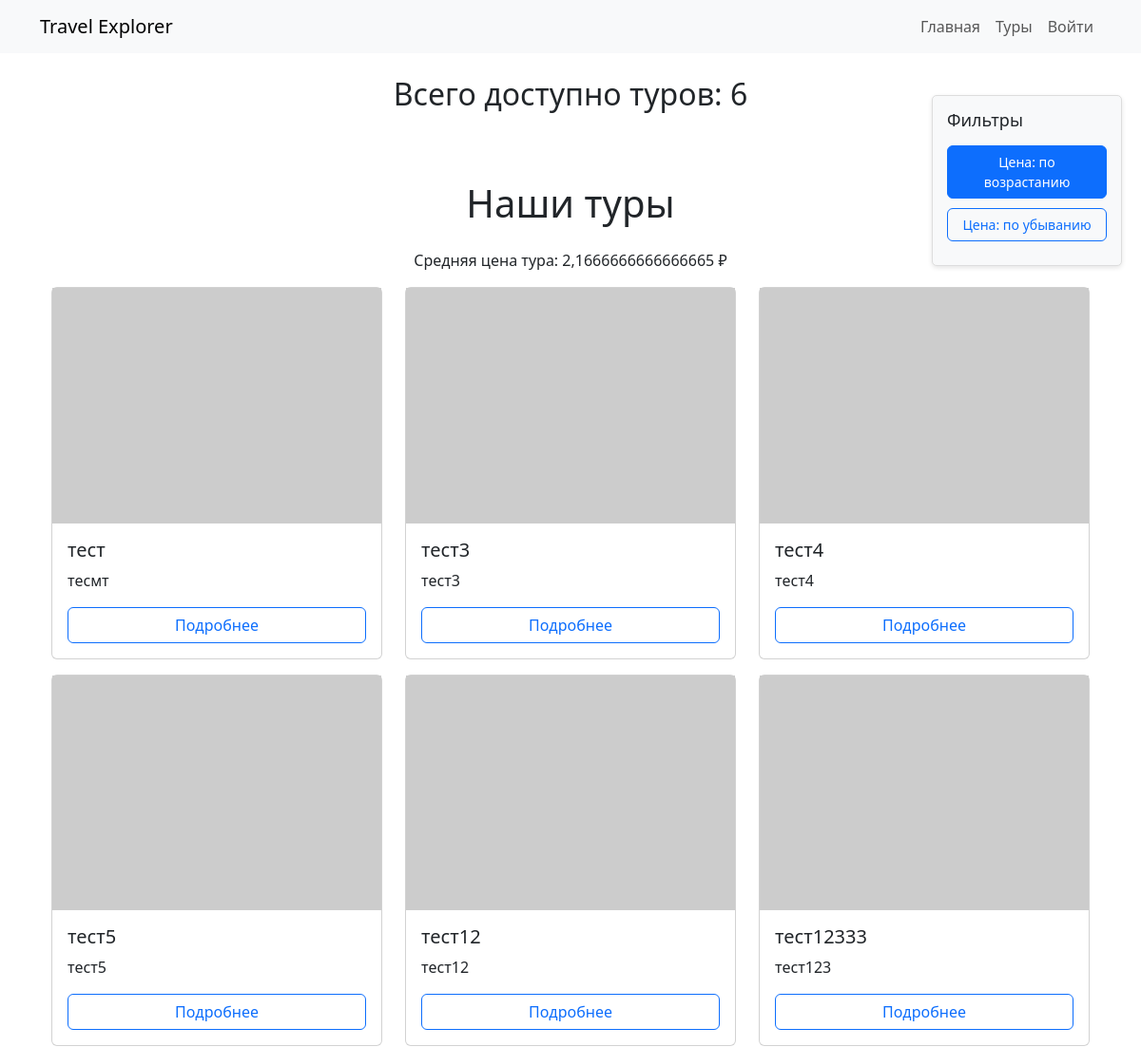
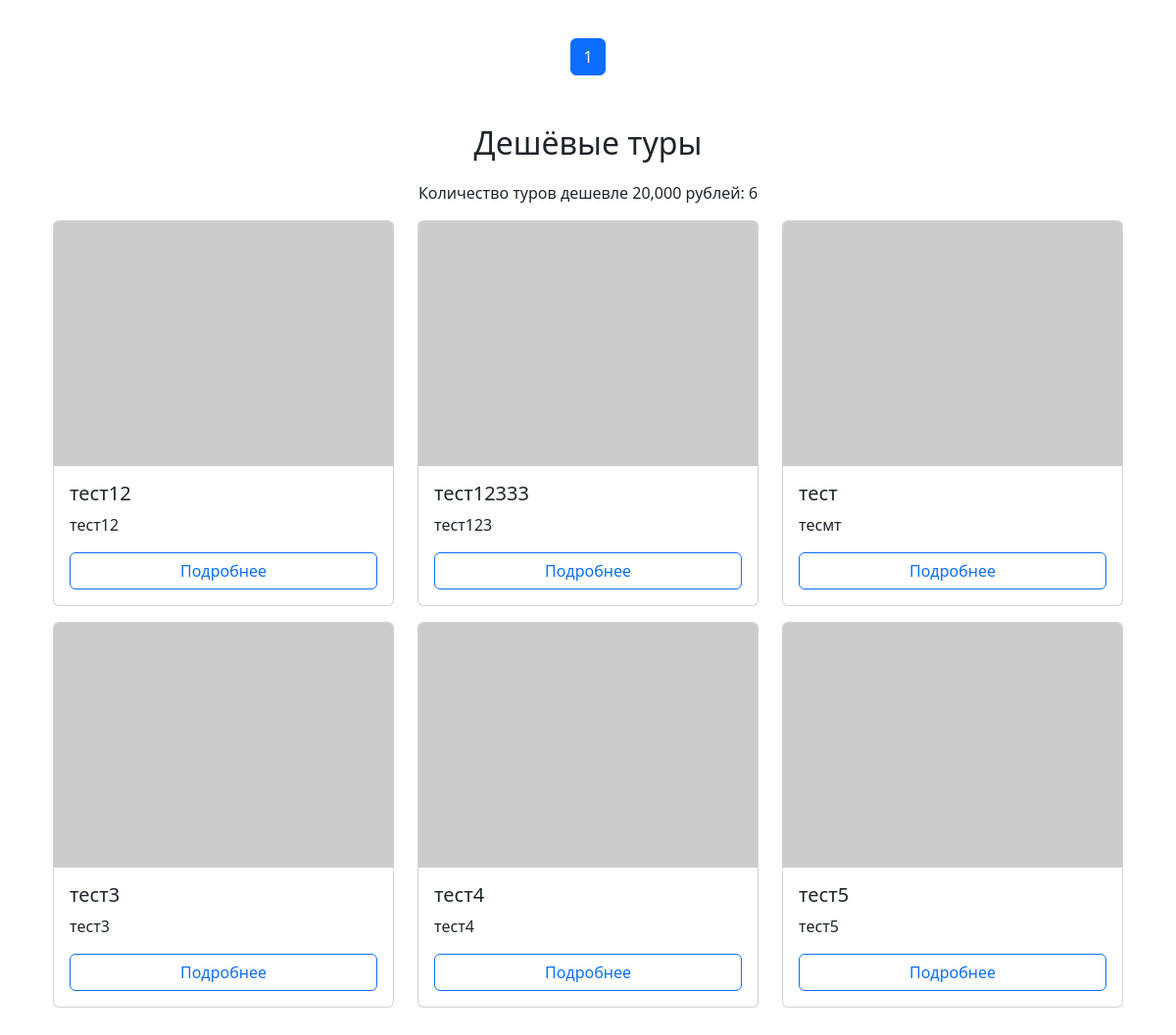
The app's page /tours/, older data (2 pictures, top to bottom).
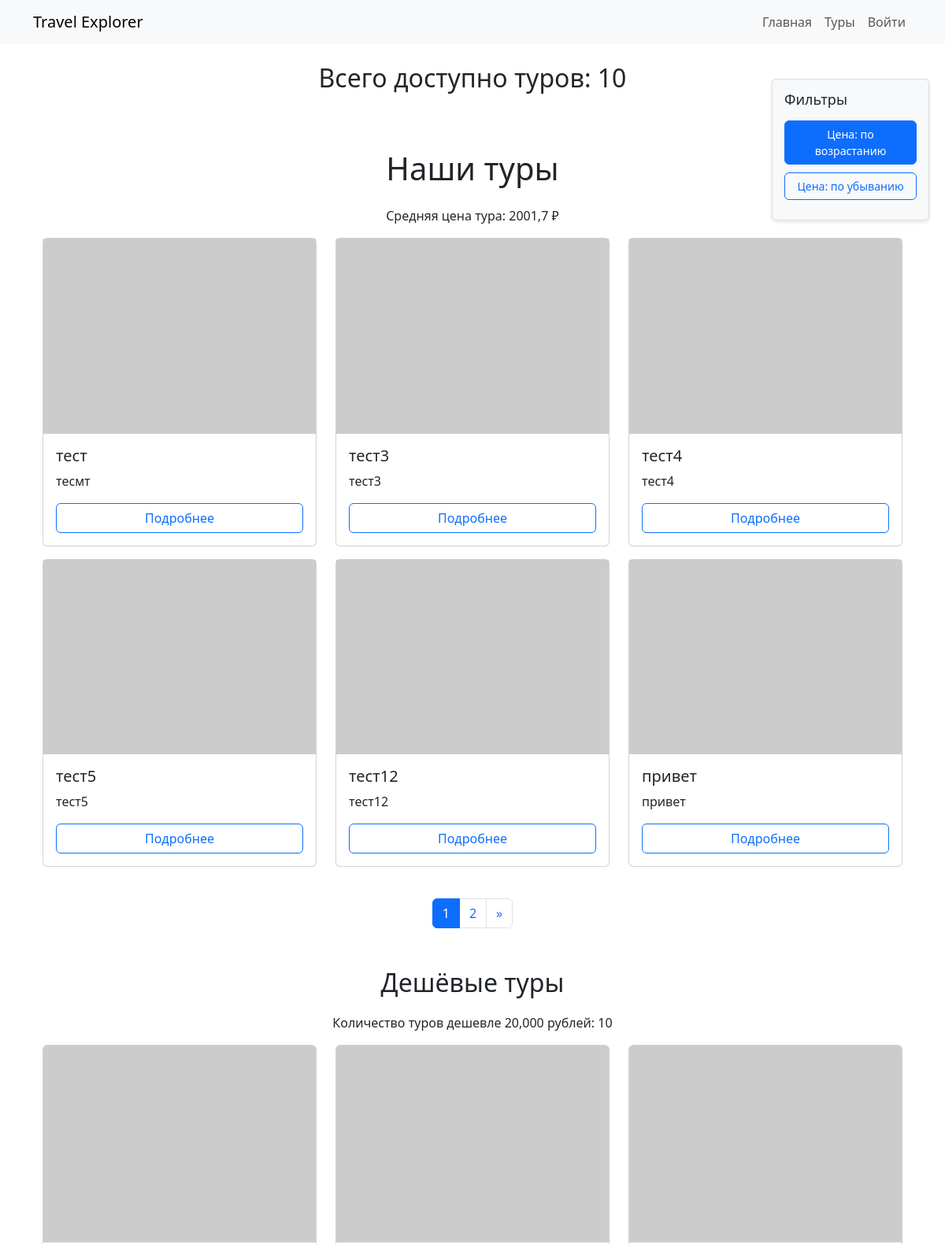
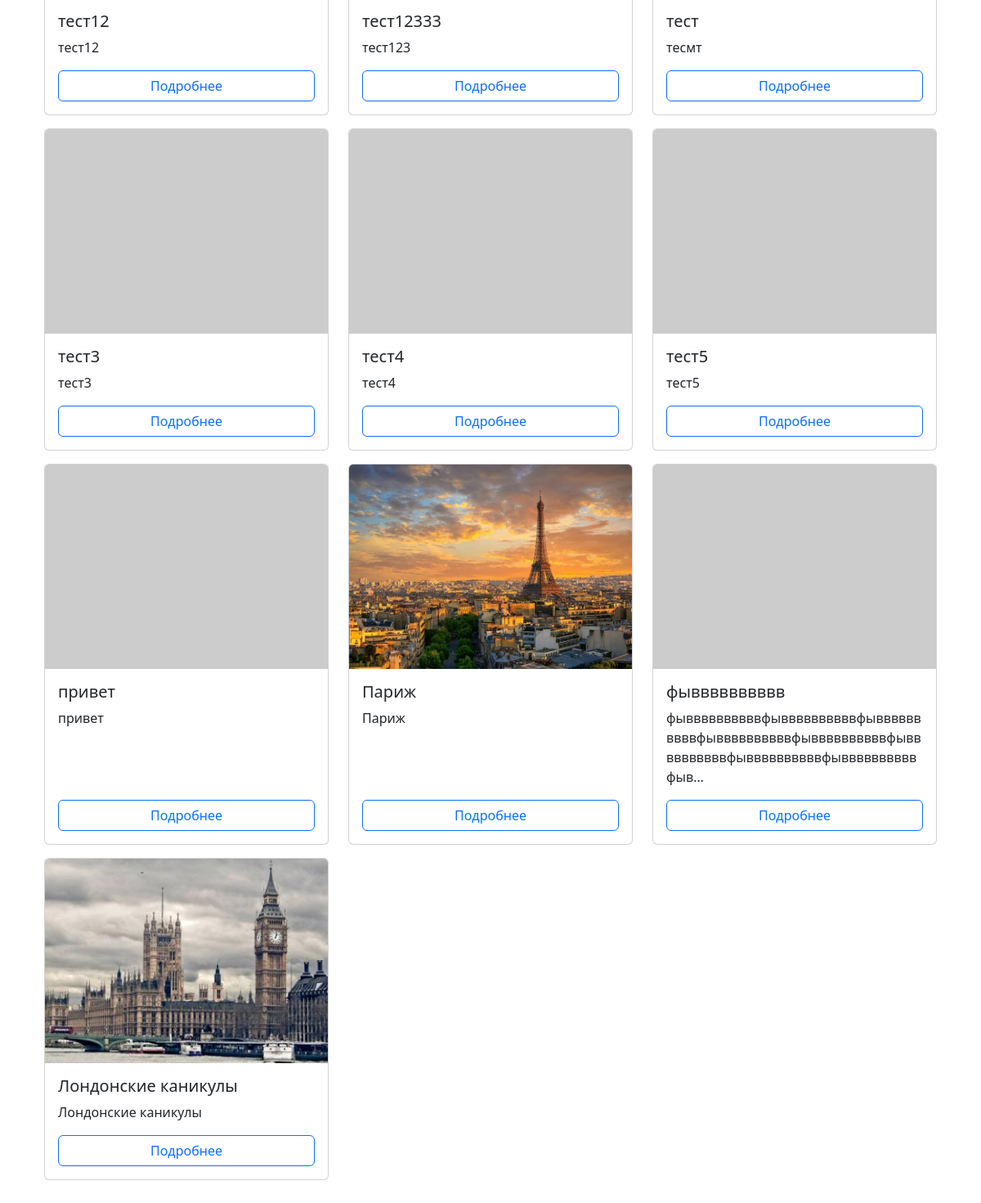
The same page, newer data (2 pictures, top to bottom).
### travel/models.py (models this page shows, shortened)
class Tour(models.Model):
    name_tour = models.CharField("Название тура", max_length=255)
    discription_tour = models.TextField("Описание тура")
    price_tour = models.IntegerField("Цена тура", validators=[validate_positive])
    departure = models.CharField("Место отправления", max_length=255)
    destination = models.CharField("Место назначения", max_length=255)
    date_departure = models.DateField("Дата отправления")
    date_return = models.DateField("Дата возвращения")
    operator_tour = models.CharField("Туроператор", max_length=255)
    places_tour = models.IntegerField("Количество мест", validators=[validate_positive])
    history = HistoricalRecords()
    is_hot = models.BooleanField(default=False)
    image = models.ImageField(upload_to='tours/', blank=True, null=True)
    objects = TourManager()
    class Meta:
        ordering = ['date_departure']
    def get_absolute_url(self):
            return reverse('tour-detail', args=[self.id])

### travel/views.py (the view)
# urls.py: path('tours/', views.tours, name='tours'),
def tours(request):
    sort_order = request.GET.get('sort', 'asc')
    if sort_order == 'desc':
        tours_list = Tour.objects.all().order_by('-price_tour')
    else:
        tours_list = Tour.objects.all().order_by('price_tour')
    paginator = Paginator(tours_list, 6)
    page = request.GET.get('page')
    try:
        tours = paginator.page(page)
    except PageNotAnInteger:
        tours = paginator.page(1)
    except EmptyPage:
        tours = paginator.page(paginator.num_pages)
    hot_tours = Tour.objects.hot_tours()
    cheap_tours = Tour.objects.cheap_tours(20000)
    average_price = Tour.objects.all().aggregate(Avg('price_tour'))['price_tour__avg']
    return render(request, 'travel/tours.html', {
        'tours': tours,
        'hot_tours': hot_tours,
        'cheap_tours': cheap_tours,
        'sort_order': sort_order,
        'average_price': average_price,
    })

### travel/models.py (called while the page is built)
    def hot_tours(self):
        return self.filter(is_hot=True)

    def cheap_tours(self, max_price):
        return self.filter(price_tour__lte=max_price)

### travel/templatetags/custom_tags.py (called while the page is built)
@register.simple_tag
def total_tours():
    return Tour.objects.count()

@register.simple_tag
def count_cheap_tours(max_price):
    return Tour.objects.filter(price_tour__lt=max_price).count()

### travel/templates/travel/tours.html (shortened to what this page needs)
{% extends 'travel/base.html' %}
{% block content %}
<div class="filters-container">
    <div class="filters">
        <h4>Фильтры</h4>
        <a href="?sort=asc" class="btn w-100 {% if sort_order == 'asc' %}btn-primary{% else %}btn-outline-primary{% endif %}">
            Цена: по возрастанию
        </a>
        <a href="?sort=desc" class="btn w-100 {% if sort_order == 'desc' %}btn-primary{% else %}btn-outline-primary{% endif %}">
            Цена: по убыванию
        </a>
    </div>
</div>
{% load custom_tags %}
<h2 class="text-center mb-4">Всего доступно туров: {% total_tours %}</h2>
<div class="container py-5">
    <h1 class="text-center mb-4">Наши туры</h1>
    <p class="text-center">Средняя цена тура: {{ average_price|default:"не указана" }} ₽</p>
    <div class="row">
        {% for tour in tours %}
        <div class="col-md-4 mb-3">
            <div class="card h-100">
                {% if tour.image %}
                <img src="{{ tour.image.url }}" class="card-img-top" alt="{{ tour.name_tour }}">
                {% else %}
                <img src="https://via.placeholder.com/350x250" alt="Изображение недоступно" class="img-fluid">
                {% endif %}
                <div class="card-body">
                    <h5 class="card-title">{{ tour.name_tour }}</h5>
                    <p class="card-text">{{ tour.discription_tour|truncatechars:100 }}</p>
                    <a href="{{ tour.get_absolute_url }}" class="btn btn-outline-primary">Подробнее</a>
                </div>
            </div>
        </div>
        {% endfor %}
    </div>
    <nav class="mt-4">
        <ul class="pagination justify-content-center">
            {% for num in tours.paginator.page_range %}
            <li class="page-item {% if num == tours.number %}active{% endif %}">
                <a class="page-link" href="?page={{ num }}{% if sort_order %}&sort={{ sort_order }}{% endif %}">{{ num }}</a>
            </li>
            {% endfor %}
            {% if tours.has_next %}
            <li class="page-item">
                <a class="page-link" href="?page={{ tours.next_page_number }}{% if sort_order %}&sort={{ sort_order }}{% endif %}" aria-label="Next">
                    <span aria-hidden="true">&raquo;</span>
                </a>
            </li>
            {% endif %}
        </ul>
    </nav>
    <h2 class="text-center section-title">Дешёвые туры</h2>
    <p class="text-center">
        Количество туров дешевле 20,000 рублей: {% count_cheap_tours 20000 %}
    </p>
    {% if cheap_tours %}
    <div class="row">
        {% for tour in cheap_tours %}
        <div class="col-md-4 mb-3">
            <div class="card h-100">
                {% if tour.image %}
                <img src="{{ tour.image.url }}" class="card-img-top" alt="{{ tour.name_tour }}">
                {% else %}
                <img src="https://via.placeholder.com/350x200" class="card-img-top" alt="Нет изображения">
                {% endif %}
                <div class="card-body">
                    <h5 class="card-title">{{ tour.name_tour }}</h5>
                    <p class="card-text">{{ tour.discription_tour|truncatechars:100 }}</p>
                    <a href="{% url 'tour-detail' tour.id %}" class="btn btn-outline-primary mt-auto">Подробнее</a>
                </div>
            </div>
        </div>
        {% endfor %}
    </div>
    {% else %}
    <p class="text-center">Нет дешёвых туров.</p>
    {% endif %}
</div>
{% endblock %}

### travel/templates/travel/base.html (shortened to what this page needs)
<!DOCTYPE html>
<html lang="en">
<head>
    <link href="https://cdn.jsdelivr.net/npm/bootstrap@5.3.0-alpha1/dist/css/bootstrap.min.css" rel="stylesheet">
</head>
<body>
    <nav class="navbar navbar-expand-lg navbar-light bg-light">
        <div class="container">
            <a class="navbar-brand" href="/">Travel Explorer</a>
            <div class="collapse navbar-collapse" id="navbarNav">
                <ul class="navbar-nav ms-auto">
                    <li class="nav-item"><a class="nav-link" href="/">Главная</a></li>
                    <li class="nav-item"><a class="nav-link" href="/tours/">Туры</a></li>
                    {% if request.user.is_authenticated %}
                    <li class="nav-item"><a class="nav-link" href="{% url 'profile' %}">Личный кабинет</a></li>
                    <li class="nav-item"><a class="nav-link" href="{% url 'logout' %}">Выйти</a></li>
                    {% else %}
                    <li class="nav-item"><a class="nav-link" href="{% url 'auth' %}">Войти</a></li>
                    {% endif %}
                </ul>
            </div>
        </div>
    </nav>
    <div class="container py-4">
        {% block content %}
        {% endblock %}
    </div>
</body>
</html>

### travel/templates/travel/tours.html (style rules this page uses)
.filters-container { position: absolute; right: 20px; top: 100px; width: 200px; z-index: 1000; }
.filters { padding: 15px; background-color: #f8f9fa; border: 1px solid #ddd; border-radius: 5px; box-shadow: 0 2px 5px rgba(0, 0, 0, 0.1); }
.filters h4 { font-size: 18px; margin-bottom: 15px; }
.filters .btn { font-size: 14px; margin-bottom: 10px; }
.card { height: 100%; display: flex; flex-direction: column; }
.card-body { flex-grow: 1; display: flex; flex-direction: column; justify-content: space-between; }
.section-title { margin-top: 50px; margin-bottom: 20px; }
.card-img-top { width: 100%; height: 250px; object-fit: cover; }

Row changes from the older to the newer data that the page shows:
no longer on one of the page's lists (row unchanged): Tour: name_tour "тест12333", discription_tour "тест123"
added Tour: name_tour "привет", discription_tour "привет"
added Tour: image (picture), name_tour "Париж", discription_tour "Париж", shown under "Дешёвые туры"
added Tour: name_tour "фывввввввввв", discription_tour "фыввввввввввфыввввввввввфыввввввввввфыввввввввввфыввввввввввфыввввввввввфыввввввввввфыввввввввввфыв…", shown under "Дешёвые туры"
added Tour: image (picture), name_tour "Лондонские каникулы", discription_tour "Лондонские каникулы", shown under "Дешёвые туры"
Text that changed along with them:
{{ average_price|default:"не указана" }}: "2,1666666666666665" → "2001,7"
text no longer shown: "6 6"
text now shown: "10 » 10"
new list line: "2"
